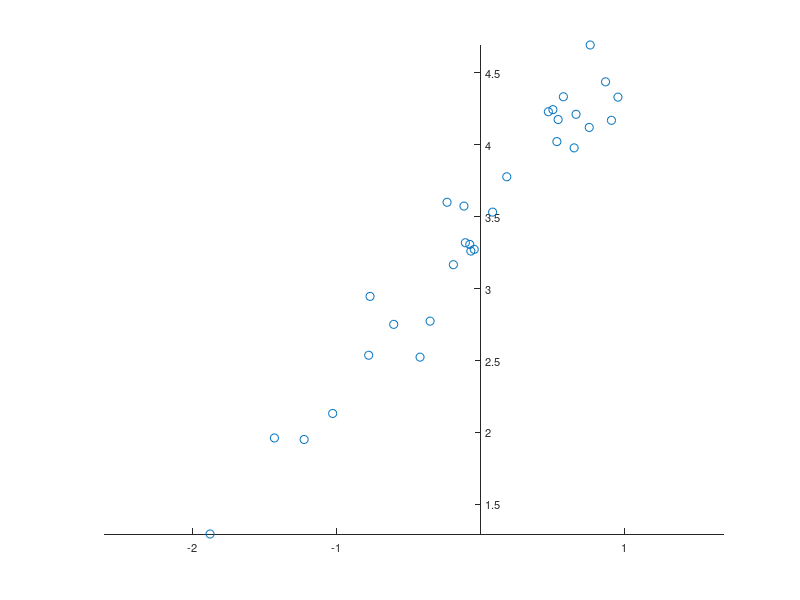
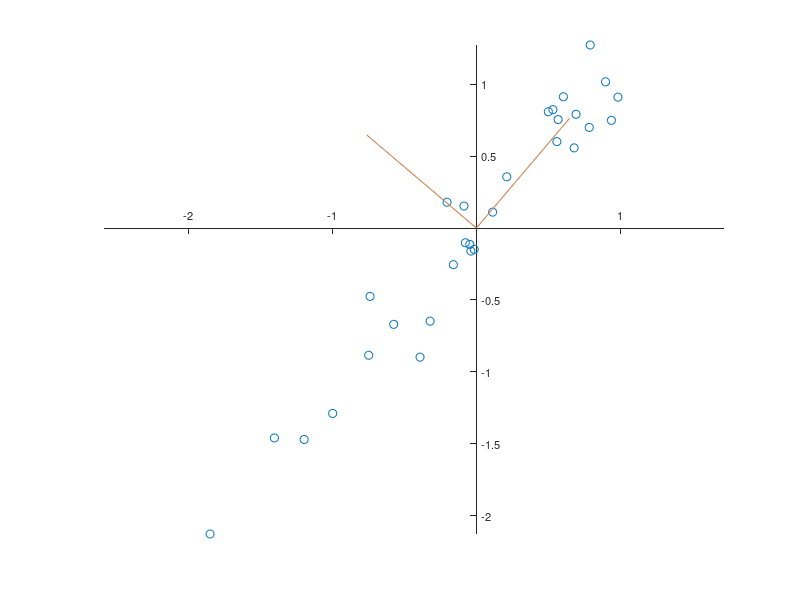
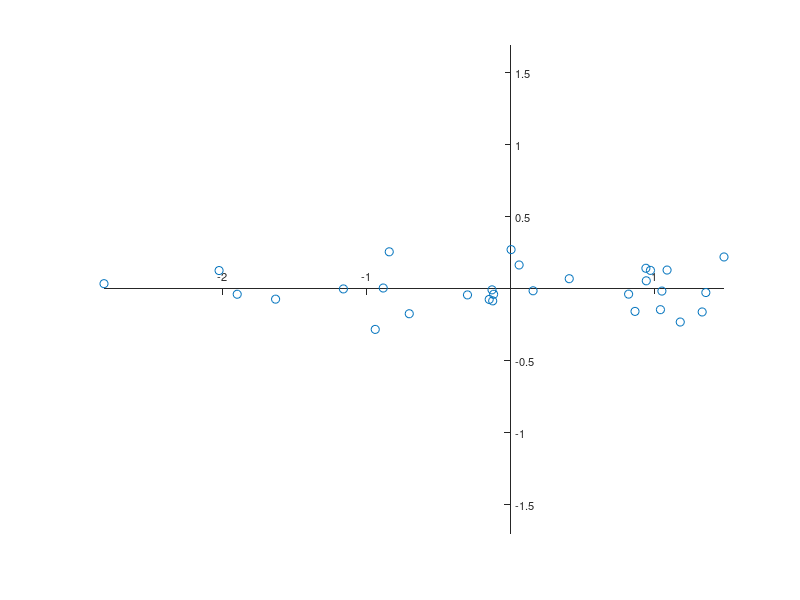
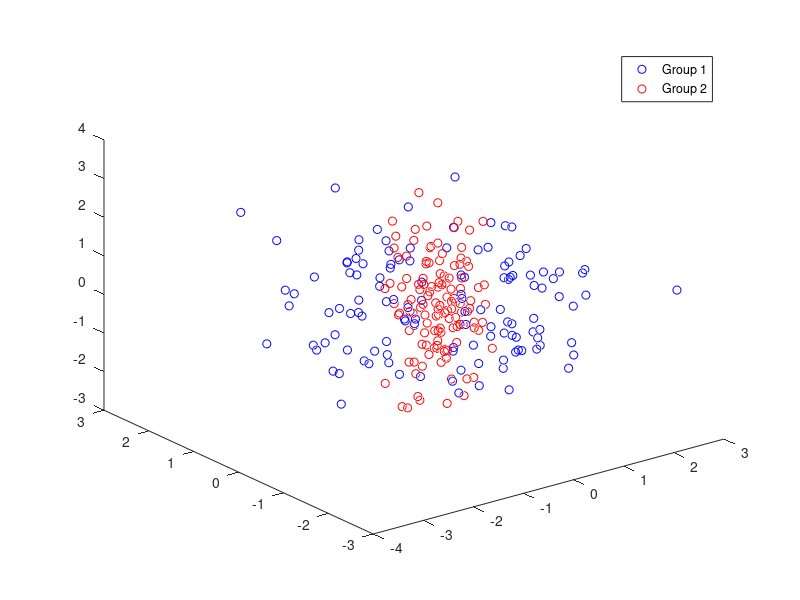

MATLAB code to generate these figures, in order:
clear all; clc;
%% How PCA works - Data
rng(0);
data(:,1) = randn(30,1);
data(:,2) = 3.4 + 1.2 * data(:,1);
data(:,2) = data(:,2) + 0.2*randn(size(data(:,1)));
data = sortrows(data,1);

figure
axes('LineWidth',0.6,...
    'FontName','Helvetica',...
    'FontSize',8,...
    'XAxisLocation','Origin',...
    'YAxisLocation','Origin');
line(data(:,1),data(:,2),...
    'LineStyle','None',...
    'Marker','o');
axis equal

%% How PCA works - Step 1 Center the data
data(:,1) = data(:,1)-mean(data(:,1));
data(:,2) = data(:,2)-mean(data(:,2));

%% How PCA works - Step 2 Calculate the covariance matrix of data
(size(data,1)-1)^-1 * data' * data
C = cov(data);

%% How PCA works - Step 3 The eigenvalues
[V,D] = eig(C);

%% How PCA works - Step 4 The components
figure
axes('LineWidth',0.6,...
    'FontName','Helvetica',...
    'FontSize',8,...
    'XAxisLocation','Origin',...
    'YAxisLocation','Origin');
line(data(:,1),data(:,2),...
    'LineStyle','None',...
    'Marker','o');
line([0 V(1,1)],[0 V(2,1)],...
    'Color',[0.8 0.5 0.3],...
    'LineWidth',0.75);
line([0 V(1,2)],[0 V(2,2)],...
    'Color',[0.8 0.5 0.3],...
    'LineWidth',0.75);
axis equal

%% How PCA works - Step 5 The new coordinate system
newdata = V * data';
newdata = newdata';
newdata = fliplr(newdata);
figure
axes('LineWidth',0.6,...
    'FontName','Helvetica',...
    'FontSize',8,...
    'XAxisLocation','Origin',...
    'YAxisLocation','Origin');
line(newdata(:,1),newdata(:,2),...
    'LineStyle','None',...
    'Marker','o');
axis equal

%% How Kernel works - Data
x = randn(250,1); 
y = randn(250,1);
z = randn(250,1);
group = (abs(x) < 1 & abs(y) < 1)+1;
x(group==2) = x(group==2)*0.7
y(group==2) = y(group==2)*0.7
data = [x y z];
figure
plot3(data(group==1,1),data(group==1,2),data(group==1,3),'bo',data(group==2,1),data(group==2,2),data(group==2,3),'ro') 
legend('Group 1', 'Group 2');

%% PCA without Kernel
[W pc] = pca(data);
pc = pc'; W = W';
group1 = pc(:,group==1);
group2 = pc(:,group==2);
figure
plot(group1(1,:), group1(2,:), 'bo', group2(1,:), group2(2,:), 'ro');  
legend('Group 1', 'Group 2');

%% How Kernel works - Step 1 The kernel function
kernelFunction=@(z)exp(-z.*z/2)/sqrt(2*pi);
kData = kernelFunction(data);

%% How Kernel PCA works 
[W,pc] = pca(kData);

%% Kernel PCA result
pc = pc'; W = W';
group1 = pc(:,group==1);
group2 = pc(:,group==2);
figure
plot(group1(1,:), group1(2,:), 'bo', group2(1,:), group2(2,:), 'ro');  
legend('Group 1', 'Group 2');